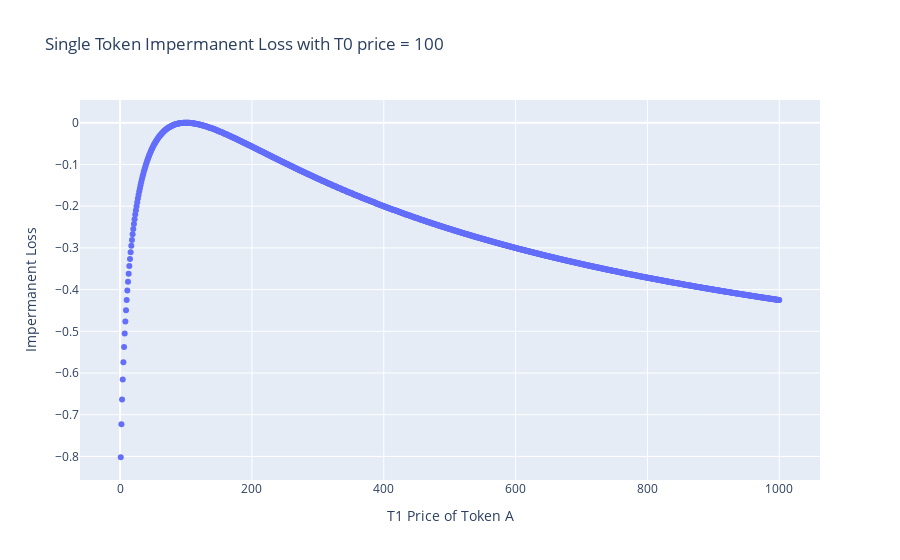

The code cell stored with this chart in its notebook:
### Markdown cell above
## Model - Single Token IL

We model IL on price change for one token in the pair, keeping the other constant.

### Code cell
def portValue(a_units, b_units, a_price, b_price):
    a_value = a_units * a_price
    b_value = b_units * b_price
    port_value = a_value + b_value
    return port_value

def impermanentLoss(a_units_t0, b_units_t0, a_price_t0, b_price_t0, price_pct_change):
    # constant product
    invariant = a_units_t0 * b_units_t0    
    # T1 price
    a_price_t1 = a_price_t0 * (1+price_pct_change)
    b_price_t1 = b_price_t0
    # see appendix/table for derivation
    a_units_t1 = np.sqrt(invariant/(a_price_t1/b_price_t1))
    b_units_t1 = np.sqrt(invariant/(b_price_t1/a_price_t1))
    # portfolio value at t0
    port_pool_t0 = portValue(a_units_t0, b_units_t0, a_price_t0, b_price_t0)
    port_hold_t0 = port_pool_t0
    # portfolio value at t1
    port_pool_t1 = portValue(a_units_t1, b_units_t1, a_price_t1, b_price_t1)
    port_hold_t1 = portValue(a_units_t0, b_units_t0, a_price_t1, b_price_t1)
    # returns
    port_pool_ret = port_pool_t1/port_pool_t0 - 1
    port_hold_ret = port_hold_t1/port_hold_t0 - 1
    # impermanent loss
    il = port_pool_t1/port_hold_t1 - 1
    
    # return a_units_t1, b_units_t1, port_pool_ret, port_hold_ret, il
    return il

il_list_single = []
for price_pct_change in (np.arange(-0.99,9.01,0.01)):
    il_list_single.append(
        impermanentLoss(
            0.1, #a_units_t0 
            10, #b_units_t0 
            100, #a_price_t0 
            1, #b_price_t0 
            price_pct_change
        )
    )

fig = px.scatter(
    # price of Token A
    x=100*(np.arange(-0.99,9.01,0.01))+100, 
    # impermanent loss
    y=il_list_single,
    title=f'Single Token Impermanent Loss with T0 price = 100',
    labels={ 
        "x": "T1 Price of Token A",  
        "y": "Impermanent Loss"
    },
    # width=1400, 
    height=600,
)
fig.show()

### Figure 1 — Plotly figure (JSON) as saved in the notebook; plotly's stock layout.template omitted (floating-point values rounded to 4 significant figures; data arrays with more than 128 entries replaced by an {"elided": "..."} marker saying what was removed)
{"data": [{"hovertemplate": "T1 Price of Token A=%{x}<br>Impermanent Loss=%{y}<extra></extra>", "legendgroup": "", "marker": {"color": "#636efa", "symbol": "circle"}, "mode": "markers", "name": "", "orientation": "v", "showlegend": false, "type": "scatter", "x": {"elided": "1000 float values"}, "xaxis": "x", "y": {"elided": "1000 float values"}, "yaxis": "y"}], "layout": {"autosize": true, "legend": {"tracegroupgap": 0}, "title": {"text": "Single Token Impermanent Loss with T0 price = 100"}, "xaxis": {"anchor": "y", "autorange": true, "domain": [0, 1], "range": [-58.56, 1060.0], "title": {"text": "T1 Price of Token A"}, "type": "linear"}, "yaxis": {"anchor": "x", "autorange": true, "domain": [0, 1], "range": [-0.8556, 0.05357], "title": {"text": "Impermanent Loss"}, "type": "linear"}}}
